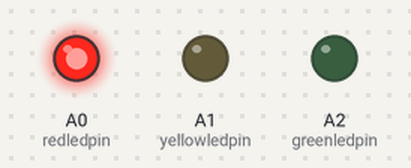
Simulated run of this sketch. Board: Arduino Uno, built with avr-gcc and run on an emulated ATmega328P. On the bench: output pins drawn as LEDs (lit = HIGH).

Above: at 2.1 s.
At 5.5 s:
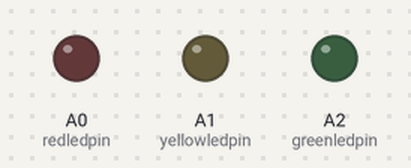
At 10.1 s:
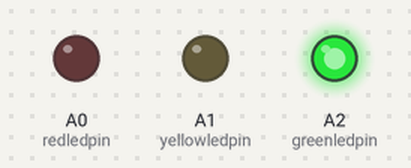
At 15.0 s:
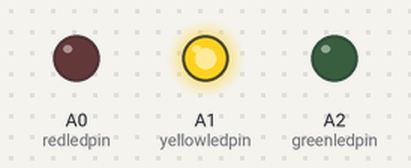
Timing chart, 0 to 20.8 s (numbered marks = the images above):
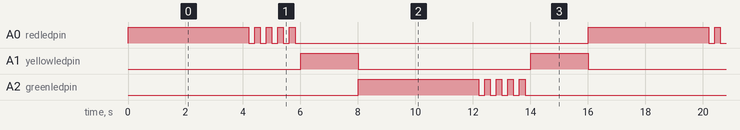

The sketch:

trafficlights.ino
```cpp
//Made by Alexei Shrubok
//Github https://github.com/Leshechkagit
//project Github https://github.com/Leshechkagit/traffic-lights-arduino

unsigned long currentMillis;
unsigned long previousMillis;
unsigned long previousMillis2;

//<----------CUSTOMIZE---------->
int redledpin = A0;
int yellowledpin = A1;
int greenledpin = A2;
//<----------CUSTOMIZE---------->

void redbrightness(int brightness){  //Функция включения красного светодиода на определенную яркость. Принимает: яркость светодиода 0-1023
  analogWrite(redledpin,brightness);
}
void yellowbrightness(int brightness){  //Функция включения Жёлтого светодиода на определенную яркость. Принимает: яркость светодиода 0-1023
  analogWrite(yellowledpin,brightness);
}
void greenbrightness(int brightness){  //Функция включения Зелёного светодиода на определенную яркость. Принимает: яркость светодиода 0-1023
  analogWrite(greenledpin,brightness);
}
void redblink(int time, int glowtime, int period){ //Функция для мигания красным светодиодом. Принимает: продолжительность работы функции, время свечения светодиода, длительность перерыва между свечением.
  previousMillis = millis();
  currentMillis = millis();
  while(currentMillis - previousMillis <= time){
    currentMillis = millis();
    previousMillis2 = millis();
    while((currentMillis - previousMillis2 <= glowtime) and (currentMillis - previousMillis <= time)){
      currentMillis = millis();
      redbrightness(1023);
    }
    previousMillis2 = millis();
    while((currentMillis - previousMillis2 <= period) and (currentMillis - previousMillis <= time)){
      currentMillis = millis();
      redbrightness(0);
    }
  }
  redbrightness(0);
}
void yellowblink(int time, int glowtime, int period){ //Функция для мигания жёлтым светодиодом. Принимает: продолжительность работы функции, время свечения светодиода, длительность перерыва между свечением.
  previousMillis = millis();
  currentMillis = millis();
  while(currentMillis - previousMillis <= time){
    currentMillis = millis();
    previousMillis2 = millis();
    while((currentMillis - previousMillis2 <= glowtime) and (currentMillis - previousMillis <= time)){
      currentMillis = millis();
      yellowbrightness(1023);
    }
    previousMillis2 = millis();
    while((currentMillis - previousMillis2 <= period) and (currentMillis - previousMillis <= time)){
      currentMillis = millis();
      yellowbrightness(0);
    }
  }
  yellowbrightness(0);
}
void greenblink(int time, int glowtime, int period){ //Функция для мигания зелёным светодиодом. Принимает: продолжительность работы функции, время свечения светодиода, длительность перерыва между свечением.
  previousMillis = millis();
  currentMillis = millis();
  while(currentMillis - previousMillis <= time){
    currentMillis = millis();
    previousMillis2 = millis();
    while((currentMillis - previousMillis2 <= glowtime) and (currentMillis - previousMillis <= time)){
      currentMillis = millis();
      greenbrightness(1023);
    }
    previousMillis2 = millis();
    while((currentMillis - previousMillis2 <= period) and (currentMillis - previousMillis <= time)){
      currentMillis = millis();
      greenbrightness(0);
    }
  }
  greenbrightness(0);
}

void lights(int reddelay, int yellowdelay, int greendelay){ // Светофор
  redbrightness(1023);
  delay(reddelay);
  redbrightness(0);
  yellowbrightness(1023);
  delay(yellowdelay);
  yellowbrightness(0);
  greenbrightness(1023);
  delay(greendelay);
  greenbrightness(0);
}

void lights2(int reddelay, int redblinktime, int yellowdelay, int greendelay, int greenblinktime){ // Светофор с миганием
  redbrightness(1023);
  delay(reddelay);
  redblink(redblinktime, 200, 200);
  redbrightness(0);
  yellowbrightness(1023);
  delay(yellowdelay);
  yellowbrightness(0);
  greenbrightness(1023);
  delay(greendelay);
  greenblink(greenblinktime, 200, 200);
  greenbrightness(0);
  yellowbrightness(1023);
  delay(yellowdelay);
  yellowbrightness(0);
}

void setup() {
  pinMode(redledpin,OUTPUT);
  pinMode(yellowledpin,OUTPUT);
  pinMode(greenledpin,OUTPUT);
}

void loop() {
  lights2(4000, 2000, 2000, 4000, 2000);
}
```

Measured:
- by itself, A0 (redledpin), A2 (greenledpin): repeats every 16.0 s: 4 × (LOW 0.20 s, HIGH 0.20 s), LOW 10.2 s, HIGH 4.2 s
- by itself, A1 (yellowledpin): alternates HIGH for 2.0 s and LOW for 6.0 s
- by itself, everything shown: repeats every 16.0 s, in 23 steps
